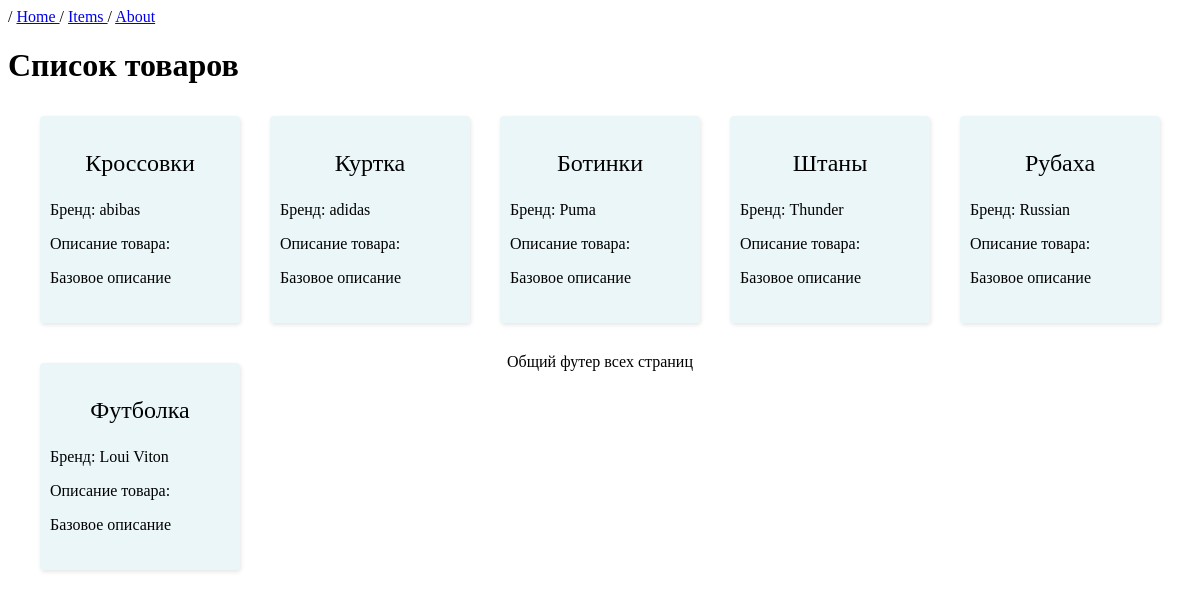
/items, run on the app's committed database.
### MainApp/models.py (models this page shows)
class Item(models.Model):
   name  = models.CharField(max_length=100)
   brand = models.CharField(max_length=100)
   count = models.PositiveIntegerField()
   description = models.TextField(max_length=370, default="Базовое описание")
   colors = models.ManyToManyField(to=Color)

### MainApp/views.py (the view)
# urls.py: path('items', views.goods, name='goods'),
def goods(request):
    context = {
        "items": Item.objects.all()
    }
    return render(request, "items.html", context)

### templates/items.html (shortened to what this page needs)
{% extends 'base.html' %}
{%load static %}
{% block content %}
{{block.super}}
{% block style %}
    {{ block.super }}
    <link rel="stylesheet" href="../static/css/style.css">
 {% endblock %}
<h1>Список товаров</h1>
<div class="items">
        {% for item in items %}
        <div class="item">
            <a href="/item/{{ item.id }}">
                <p class="item_name">{{ item.name }} </p>
                <p>Бренд: {{ item.brand }} </p>
                <p>Описание товара:</p>
                <p>{{ item.description }}</p>
            </a>
        </div>
        {% endfor %}
{% endblock %}

### static/css/style.css (style rules this page uses)
* { box-sizing: border-box; }
.item { width:150pt; height: 100%; margin: 10px; box-shadow: 1px 2px 4px rgba(0, 0, 0, 0.1); border-radius: 4px; padding-top:10px; background: rgba(223, 241, 244, 0.625); }
.item p { padding-left: 10px; padding-right: 10px; }
.item_name { font-size: 1.5em; text-align:center; }
.item a { text-decoration: none; color: black; text-align: justify; }
.items { width: 100%; display: grid; grid-template-columns: repeat(auto-fill, 200px); max-width: 1200px; justify-content: center; justify-items: center; column-gap: 30px; row-gap: 40px; margin: 0 auto; }

### data on the page
Item: name "Кроссовки", brand "abibas", description "Базовое описание"
Item: name "Куртка", brand "adidas", description "Базовое описание"
Item: name "Ботинки", brand "Puma", description "Базовое описание"
Item: name "Штаны", brand "Thunder", description "Базовое описание"
Item: name "Рубаха", brand "Russian", description "Базовое описание"
Item: name "Футболка", brand "Loui Viton", description "Базовое описание"
